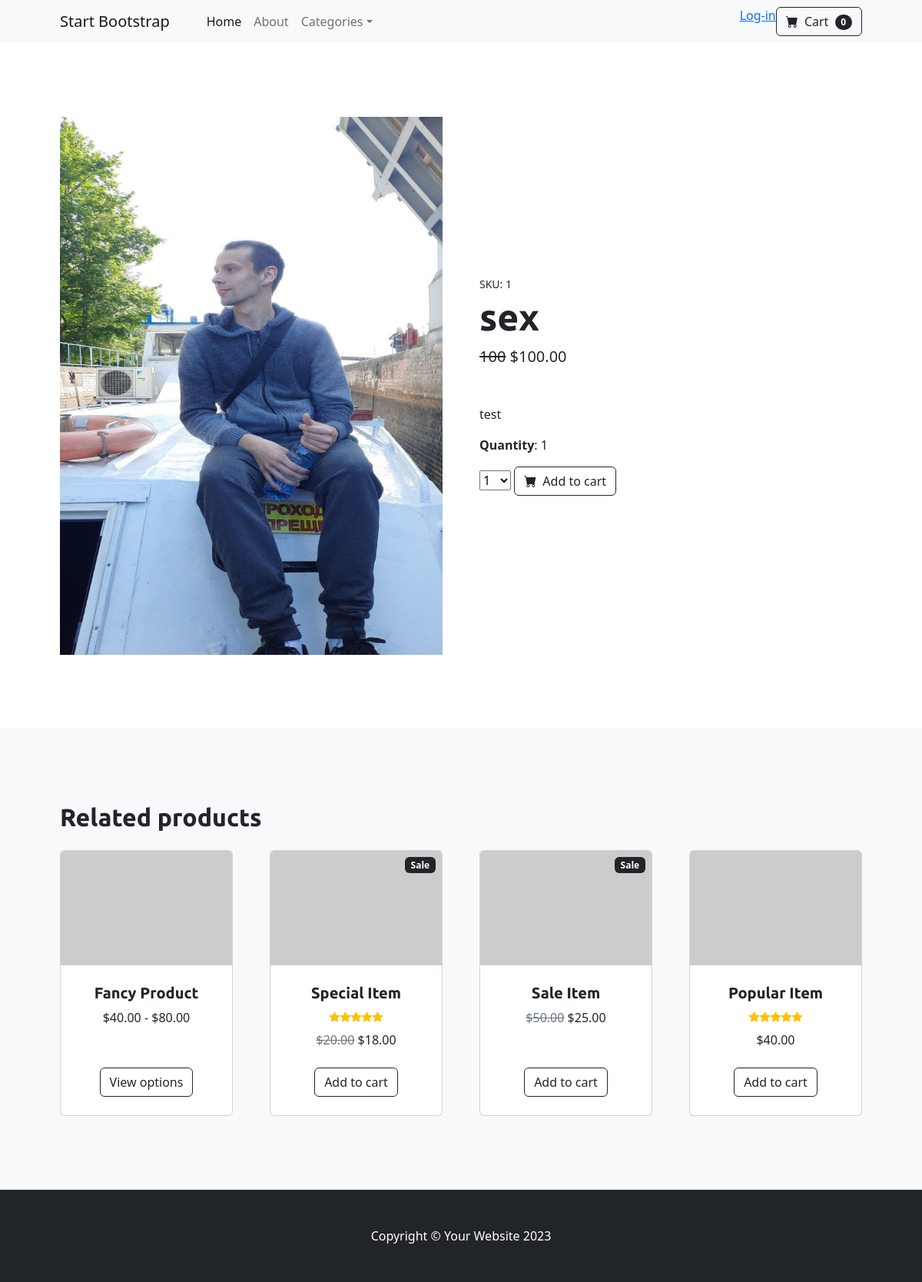
The app's page /sex/ with its own data.
### shop/models.py (models this page shows, shortened)
class Product(models.Model):
    name = models.CharField(max_length=128)
    slug = models.CharField(max_length=128, unique=True)
    category = models.ForeignKey('category', on_delete=models.SET_NULL, null=True, blank=True, related_name='products')
    descr = models.CharField(max_length=128)
    price = models.DecimalField(max_digits=7, decimal_places=2)
    amount = models.PositiveIntegerField(null=True)
    image = models.ImageField(upload_to='product/', default='no_image.jpg')
    creator = models.ForeignKey(get_user_model(), on_delete=models.SET_NULL, null=True, blank=True)
    date_created = models.DateTimeField(auto_now_add=True)
    date_updated = models.DateTimeField(auto_now=True)

### shop/views.py (the view)
# urls.py: path('<slug:slug>/', views.ProductDetailView.as_view(), name='product_detail'),
class ProductDetailView(DetailView):
    model = models.Product
    template_name = 'shop/product_detail.html'
    def get_context_data(self, **kwargs):
        context = super().get_context_data(**kwargs)
        add_product_form = CartAddProductForm()
        context['add_product_form'] = add_product_form
        return context

### cart/forms.py
class CartAddProductForm(forms.Form):
    quantity = forms.TypedChoiceField(choices=PRODUCT_QUANTITY_CHOICES,
                                      coerce=int)
    override = forms.BooleanField(required=False,
                                  initial=False,
                                  widget=forms.HiddenInput)

### cart/cart.py (called while the page is built)
    def item_amount(self):
        return len(self.cart)

### cart/context_processors.py (called while the page is built)
def cart_length(request):
    cart = Cart(request)
    return {'cart_length': cart.item_amount()}

### shop/context_processors.py (called while the page is built)
def categories_processor(request):
    categories = models.Category.objects.all()
    return {'categories': categories}

### shop/models.py (called while the page is built)
    def __str__(self):
        return self.name

    def get_absolute_url(self):
        return reverse('shop:category_detail', args=[self.slug])

### shop/templates/shop/product_detail.html (shortened to what this page needs)
{% extends 'shop/base.html' %}
{%block content%}
{% include 'shop/elements/navigation.html' %}
        {% include 'shop/elements/product_detail.html' %}
        {% include 'shop/elements/related_products.html' %}
{% endblock %}

### shop/templates/shop/elements/product_detail.html (shortened to what this page needs)
{% load static %}
<section class="py-5">
            <div class="container px-4 px-lg-5 my-5">
                <div class="row gx-4 gx-lg-5 align-items-center">
                    <div class="col-md-6"><img class="card-img-top mb-5 mb-md-0" src="{{product.image.url}}" alt="..." height="700" width="600"/></div>
                    <div class="col-md-6">
                        <div class="small mb-1">SKU: {{product.pk}}</div>
                        <h1 class="display-5 fw-bolder">{{product.name}}</h1>
                        <div class="fs-5 mb-5">
                            <span class="text-decoration-line-through">100</span>
                            <span>${{product.price}}</span>
                        </div>
                        <p class="lead">{{product.descr | linebreaks}}</p>
                        <p class="quantity"><b>Quantity</b>: {{product.amount}}</p>
                        <div class="d-flex">
                            <form action="{% url 'cart:add_cart' product.id %}" method="post">
                                {{add_product_form.quantity}}
                            <button class="btn btn-outline-dark flex-shrink-0" type="submit">
                                <i class="bi-cart-fill me-1"></i>
                                Add to cart
                            </button>
                            </form>
                        </div>
                    </div>
                </div>
            </div>
        </section>

### records on screen
Product: image (picture), pk "1", name "sex", price "100.00", descr "test", amount "1"

### other values on screen
{{ cart_length }} "0"
